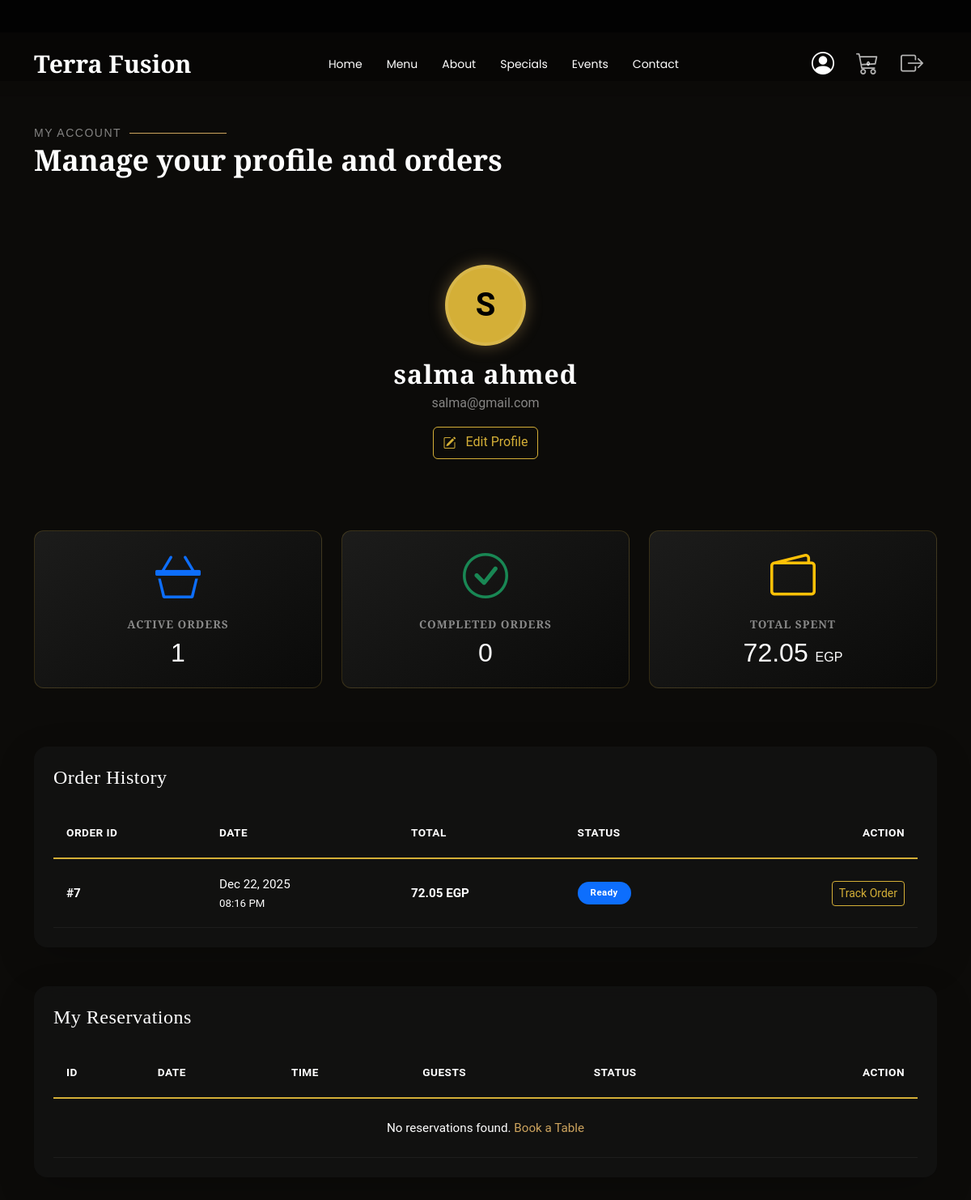
/userprofile.php (signed in), run on the app's committed database.
### tables this page shows
CREATE TABLE `users` (
  `user_id` int(11) NOT NULL,
  `full_name` varchar(100) DEFAULT NULL,
  `username` varchar(100) NOT NULL,
  `phone` varchar(20) DEFAULT NULL,
  `email` varchar(150) NOT NULL,
  `password_hash` varchar(255) NOT NULL,
  `created_at` timestamp NOT NULL DEFAULT current_timestamp(),
  `profile_pic` varchar(255) DEFAULT NULL,
  `role` enum('Manager','Chef Boss','Table Manager','Waiter','Customer') NOT NULL DEFAULT 'Customer',
  `last_login` datetime DEFAULT NULL,
  `is_active` tinyint(1) NOT NULL DEFAULT 1
);

CREATE TABLE `orders` (
  `order_id` int(11) NOT NULL,
  `customer_name` varchar(100) DEFAULT NULL,
  `table_number` int(5) DEFAULT NULL,
  `total_amount` decimal(10,2) NOT NULL,
  `status` enum('New','Preparing','Ready','Served','Paid') DEFAULT 'New',
  `order_date` datetime DEFAULT current_timestamp(),
  `served_by_fk` int(11) DEFAULT NULL
);

### cart_functions.php (called while the page is built, shortened)
<?php
require_once 'config.php';
function getOrCreateCart($customer_id) {
    global $pdo;
    $stmt = $pdo->prepare("
        SELECT order_id
        FROM orders
        WHERE served_by_fk = ? AND status = 'New'
        ORDER BY order_date DESC
        LIMIT 1
    ");
    $stmt->execute([$customer_id]);
    $cart = $stmt->fetch(PDO::FETCH_ASSOC);
    if ($cart) {
        return $cart['order_id'];
    }
}
function getCartCount($order_id) {
    global $pdo;
    $stmt = $pdo->prepare("
        SELECT COALESCE(SUM(quantity), 0) as count
        FROM order_details
        WHERE order_fk = ?
    ");
    $stmt->execute([$order_id]);
    $result = $stmt->fetch(PDO::FETCH_ASSOC);
    return (int)$result['count'];
}

### userprofile.php (the view, shortened to what this page needs)
<?php
require_once 'config.php';
require_once 'cart_functions.php';
try {
    $stmt = $pdo->prepare("SELECT * FROM users WHERE user_id = ?");
    $stmt->execute([$_SESSION['user_id']]);
    $user = $stmt->fetch();
} catch (PDOException $e) {
    die("Error fetching user data: " . $e->getMessage());
}
$cart_count = 0;
if (isset($_SESSION['logged_in']) && $_SESSION['logged_in'] === true && isset($_SESSION['user_id'])) {
    $cart_id = getOrCreateCart($_SESSION['user_id']);
    $cart_count = getCartCount($cart_id);
}
?>
<!DOCTYPE html>
<html lang="en">
<head>
  <link href="https://cdn.jsdelivr.net/npm/bootstrap@5.3.0/dist/css/bootstrap.min.css" rel="stylesheet">
  <link rel="stylesheet" href="https://cdn.jsdelivr.net/npm/bootstrap-icons@1.10.0/font/bootstrap-icons.css">
  <link rel="stylesheet" href="assets/css/userprofile.css">
  <link href="main.css" rel="stylesheet">
</head>
<body class="<?php echo (isset($_SESSION['logged_in']) && $_SESSION['logged_in'] === true) ? 'logged-in' : ''; ?>">
  <header id="header" class="header fixed-top">
    <div class="topbar d-flex align-items-center">
    </div>
    <div class="branding d-flex align-items-cente">
      <div class="container position-relative d-flex align-items-center justify-content-between">
        <a href="index.php" class="logo d-flex align-items-center me-auto me-xl-0">
          <h1 class="sitename">Terra Fusion</h1>
        </a>
        <nav id="navmenu" class="navmenu">
          <ul>
            <li class="<?php echo (basename($_SERVER['PHP_SELF']) == 'index.php') ? 'active' : ''; ?>"><a href="index.php#hero">Home<br></a></li>
            <li><a href="menu.php">Menu</a></li>
            <li><a href="index.php#about">About</a></li>
            <li><a href="index.php#specials">Specials</a></li>
            <li><a href="index.php#events">Events</a></li>
            <li><a href="index.php#contact">Contact</a></li>
          </ul>
        </nav>
        <?php if (isset($_SESSION['logged_in']) && $_SESSION['logged_in'] === true): ?>
          <div class="d-flex">
            <a class="btn-book-a-table d-none d-xl-block" href="userprofile.php" title="My Profile"><i class="bi bi-person-circle"></i></a>
            <a class="btn-book-a-table d-none d-xl-block position-relative" href="cart.php" title="Cart">
              <i class="bi bi-cart3"></i>
              <span id="cart-badge" class="position-absolute translate-middle badge d-flex align-items-center justify-content-center" style="<?php echo $cart_count > 0 ? '' : 'display: none;'; ?>"><?php echo $cart_count; ?></span>
            </a>
            <a class="btn-book-a-table d-none d-xl-block" href="logout.php" title="Logout"><i class="bi bi-box-arrow-right"></i></a>
          </div>
        <?php else: ?>
          <a class="btn-book-a-table d-none d-xl-block" href="userprofile.php" title="Profile"><i class="bi bi-person"></i></a>
        <?php endif; ?>
      </div>
    </div>
  </header>
  <main id="main" class="main">
    <section id="user-profile" class="user-profile section">
      <div class="container">
        <div class="section-title">
          <h2>My Account</h2>
          <p class="text-muted">Manage your profile and orders</p>
        </div>
        <div class="profile-hero text-center mb-5">
          <div class="hero-content">
            <div class="avatar-circle mb-3">
              <?php echo strtoupper(substr($user['full_name'], 0, 1)); ?>
            </div>
            <h2 class="mb-1 text-white"><?php echo htmlspecialchars($user['full_name']); ?></h2>
            <p class="text-white-50 mb-3"><?php echo htmlspecialchars($user['email']); ?></p>
            <button class="btn btn-outline-primary" data-bs-toggle="modal" data-bs-target="#editProfileModal">
              <i class="bi bi-pencil-square me-2"></i> Edit Profile
            </button>
          </div>
        </div>
        <div class="row mb-5">
            <?php
            $activeCount = 0;
            $completedCount = 0;
            $totalSpent = 0;
            $stmtAllOrders = $pdo->prepare("SELECT * FROM orders WHERE served_by_fk = ? AND status != 'New'");
            $stmtAllOrders->execute([$_SESSION['user_id']]);
            $allOrders = $stmtAllOrders->fetchAll(PDO::FETCH_ASSOC);
            foreach ($allOrders as $o) {
                $s = strtolower($o['status']);
                if (in_array($s, ['delivered', 'completed', 'cancelled'])) {
                    $completedCount++;
                } else {
                    $activeCount++;
                }
                if ($s != 'cancelled') {
                    $totalSpent += $o['total_amount'];
                }
            }
            ?>
          <div class="col-md-4 mb-4">
            <div class="card stat-card bg-dark-gradient">
              <div class="card-body text-center p-4">
                <i class="bi bi-basket3 display-4 text-primary mb-3"></i>
                <h6 class="text-white-50 text-uppercase ls-1">Active Orders</h6>
                <h2 class="text-white mb-0"><?php echo $activeCount; ?></h2>
              </div>
            </div>
          </div>
          <div class="col-md-4 mb-4">
            <div class="card stat-card bg-dark-gradient">
              <div class="card-body text-center p-4">
                <i class="bi bi-check-circle display-4 text-success mb-3"></i>
                <h6 class="text-white-50 text-uppercase ls-1">Completed Orders</h6>
                <h2 class="text-white mb-0"><?php echo $completedCount; ?></h2>
              </div>
            </div>
          </div>
          <div class="col-md-4 mb-4">
            <div class="card stat-card bg-dark-gradient">
              <div class="card-body text-center p-4">
                <i class="bi bi-wallet2 display-4 text-warning mb-3"></i>
                <h6 class="text-white-50 text-uppercase ls-1">Total Spent</h6>
                <h2 class="text-white mb-0"><?php echo number_format($totalSpent, 2); ?> <small class="fs-6">EGP</small></h2>
              </div>
            </div>
          </div>
        </div>
        <div class="row">
          <div class="col-12">
            <div class="card shadow-lg border-0 bg-glass">
              <div class="card-header bg-transparent border-0 pt-4 pb-0 px-4">
                <h4 class="text-white mb-0">Order History</h4>
              </div>
              <div class="card-body p-4">
                <div class="table-responsive">
                  <table class="table table-hover align-middle custom-table">
                    <thead>
                      <tr>
                        <th scope="col" class="text-uppercase text-gold">Order ID</th>
                        <th scope="col" class="text-uppercase text-gold">Date</th>
                        <th scope="col" class="text-uppercase text-gold">Total</th>
                        <th scope="col" class="text-uppercase text-gold">Status</th>
                        <th scope="col" class="text-uppercase text-gold text-end">Action</th>
                      </tr>
                    </thead>
                    <tbody>
                      <?php if (count($allOrders) > 0): ?>
                        <?php
                        usort($allOrders, function($a, $b) {
                            return strtotime($b['order_date']) - strtotime($a['order_date']);
                        });
                        foreach ($allOrders as $order):
                            $statusClass = '';
                            switch (strtolower($order['status'])) {
                                case 'ready':
                                case 'out_for_delivery': $statusClass = 'badge bg-primary'; break;
                            }
                        ?>
                        <tr>
                          <td class="fw-bold text-white">#<?php echo $order['order_id']; ?></td>
                          <td class="text-white-50"><?php echo date('M d, Y', strtotime($order['order_date'])); ?> <small class="d-block"><?php echo date('h:i A', strtotime($order['order_date'])); ?></small></td>
                          <td class="fw-bold text-white"><?php echo number_format($order['total_amount'], 2); ?> EGP</td>
                          <td><span class="<?php echo $statusClass; ?> px-3 py-2 rounded-pill"><?php echo ucfirst(str_replace('_', ' ', $order['status'])); ?></span></td>
                          <td class="text-end">
                            <a href="order-tracking.php?order_id=<?php echo $order['order_id']; ?>" class="btn btn-sm btn-gold">Track Order</a>
                          </td>
                        </tr>
                        <?php endforeach; ?>
                      <?php endif; ?>
                    </tbody>
                  </table>
                </div>
              </div>
            </div>
          </div>
        </div>
        <div class="row mt-5">
          <div class="col-12">
            <div class="card shadow-lg border-0 bg-glass">
              <div class="card-header bg-transparent border-0 pt-4 pb-0 px-4">
                <h4 class="text-white mb-0">My Reservations</h4>
              </div>
              <div class="card-body p-4">
                  <?php
                    try {
                        $stmtRes = $pdo->prepare("SELECT * FROM reservations WHERE customer_name = ? OR contact_phone = ? ORDER BY reservation_date DESC, reservation_time DESC");
                        $phone = $user['phone'] ?? '';
                        $stmtRes->execute([$user['full_name'], $phone]);
                        $reservations = $stmtRes->fetchAll(PDO::FETCH_ASSOC);
                    } catch (PDOException $e) {
                        $reservations = [];
                        echo "<div class='alert alert-danger'>Error loading reservations: " . $e->getMessage() . "</div>";
                    }
                  ?>
                <div class="table-responsive">
                  <table class="table table-hover align-middle custom-table">
                    <thead>
                      <tr>
                        <th scope="col" class="text-uppercase text-gold">ID</th>
                        <th scope="col" class="text-uppercase text-gold">Date</th>
                        <th scope="col" class="text-uppercase text-gold">Time</th>
                        <th scope="col" class="text-uppercase text-gold">Guests</th>
                        <th scope="col" class="text-uppercase text-gold">Status</th>
                        <th scope="col" class="text-uppercase text-gold text-end">Action</th>
                      </tr>
                    </thead>
                    <tbody>
                       <?php if (count($reservations) > 0): ?>
                           <?php foreach ($reservations as $res): ?>
                           <tr>
                               <td class="fw-bold text-white">#<?php echo $res['reservation_id']; ?></td>
                               <td class="text-white"><?php echo date('M d, Y', strtotime($res['reservation_date'])); ?></td>
                               <td class="text-white time-font"><?php echo date('h:i A', strtotime($res['reservation_time'])); ?></td>
                               <td class="text-white"><?php echo $res['party_size']; ?> People</td>
                               <td><span class="badge bg-success"><?php echo $res['status']; ?></span></td>
                               <td class="text-end">
                                    <button class="btn btn-sm btn-gold" onclick="viewQr(<?php echo $res['reservation_id']; ?>)">
                                        <i class="bi bi-qr-code"></i> View QR
                                    </button>
                               </td>
                           </tr>
                           <?php endforeach; ?>
                       <?php else: ?>
                           <tr>
                               <td colspan="6" class="text-center py-4 text-muted">No reservations found. <a href="index.php#book-a-table">Book a Table</a></td>
                           </tr>
                       <?php endif; ?>
                    </tbody>
                  </table>
                </div>
              </div>
            </div>
          </div>
        </div>
      </div>
    </section>
  </main>
</body>
</html>

### data on the page
users: full_name "S", full_name "salma ahmed", email "salma@gmail.com"
orders: order_id "7", order_date "Dec 22, 2025", order_date "08:16 PM", total_amount "72.05", status "Ready"

### other printed values
$cart_count "0"
$activeCount "1"
$completedCount "0"
$totalSpent "72.05"
